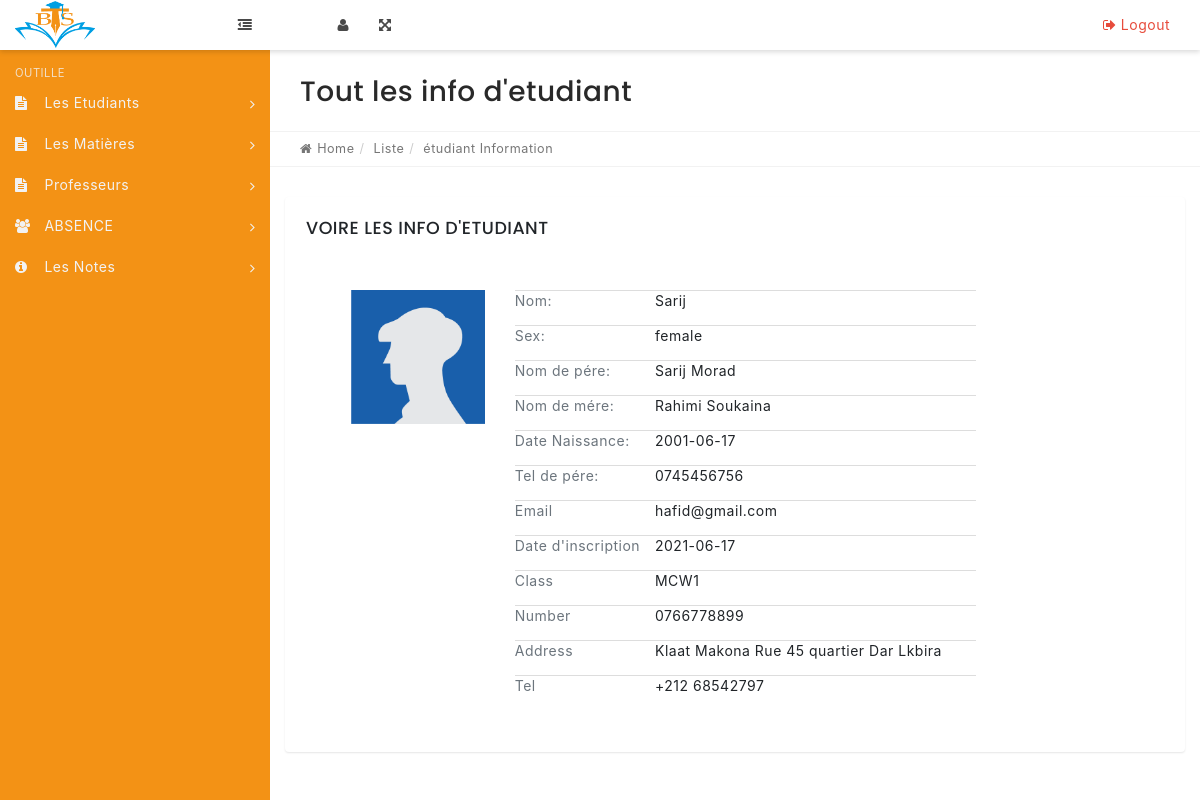
The app's page /administration/operationSurEtudiant.php?voire=6&f=MCW (signed in) with its own data.
### tables this page shows
CREATE TABLE `etudiants` (
  `id_etudinant` int(11) NOT NULL,
  `nom` varchar(100) NOT NULL,
  `prenom` varchar(100) NOT NULL,
  `email` varchar(100) NOT NULL,
  `Password` varchar(50) NOT NULL,
  `adress` varchar(255) NOT NULL,
  `tel` varchar(10) NOT NULL,
  `filiere_id` int(11) DEFAULT NULL,
  `parent_id` int(11) DEFAULT NULL,
  `date_naissance` date NOT NULL,
  `date_inscription` date DEFAULT current_timestamp(),
  `date_graduation` date DEFAULT NULL,
  `continuant` int(11) NOT NULL,
  `avatar` varchar(100) NOT NULL,
  `sex` varchar(10) NOT NULL
);

CREATE TABLE `parantes` (
  `parent_id` int(11) NOT NULL,
  `prere_nom` varchar(100) NOT NULL,
  `mere_nom` varchar(100) NOT NULL,
  `pere_tel` varchar(10) NOT NULL
);

CREATE TABLE `filieres` (
  `filiere_id` int(11) NOT NULL,
  `filiere_nom` varchar(100) NOT NULL,
  `description` varchar(80) NOT NULL,
  `filiere_session` int(11) NOT NULL
);

### administration/operationSurEtudiant.php (the view, shortened to what this page needs)
<?php
include('./../db_connect.php');
if (isset($_GET["delete"])) {
    @mysqli_query($connect, "DELETE FROM etudiants WHERE id_etudinant = {$_GET["delete"]}");
    header("Location: liste.php?s=0");
} elseif (isset($_GET["voire"])) {
?>
    <!DOCTYPE html>
    <html lang="en">
    <head>
        <link rel="stylesheet" href="../css/bootstrap.min.css" media="screen">
        <link rel="stylesheet" href="../css/font-awesome.min.css" media="screen">
        <link rel="stylesheet" href="../css/animate-css/animate.min.css" media="screen">
        <link rel="stylesheet" href="../css/lobipanel/lobipanel.min.css" media="screen">
        <link rel="stylesheet" href="../css/prism/prism.css" media="screen">
        <link rel="stylesheet" href="../css/select2/select2.min.css">
        <link rel="stylesheet" href="../css/main.css" media="screen">
        <link rel="stylesheet" href="../bs4/css/bootstrap.min.css">
    </head>
    <body class="top-navbar-fixed">
        <div class="main-wrapper">
            <?php include('./../includes/topbar.php'); ?>
            <div class="content-wrapper">
                <div class="content-container">
                    <?php include('./../includes/leftbar.php'); ?>
                    <div class="main-page">
                        <div class="container-fluid">
                            <div class="row page-title-div">
                                <div class="col-md-6">
                                    <h2 class="title">Tout les info d'etudiant</h2>
                                </div>
                            </div>
                            <div class="row breadcrumb-div">
                                <div class="col-md-6">
                                    <ul class="breadcrumb">
                                        <li><a href="dashboard.php"><i class="fa fa-home"></i>Home</a></li>
                                        <li><a href="liste.php?f=<?= $_GET['f'] ?>">Liste</a></li>
                                        <li class="active">étudiant Information</li>
                                    </ul>
                                </div>
                            </div>
                        </div>
                        <section class="section">
                            <div class="container-fluid">
                                <div class="row">
                                    <div class="col-md-12">
                                        <div class="panel">
                                            <div class="panel-heading">
                                                <div class="panel-title col-md-4">
                                                    <h5>VOIRE LES INFO D'ETUDIANT</h5>
                                                </div>
                                            </div>
                                            <div class="panel-body p-20">
                                                <div class="col-md-10 mt-3 informations bg-white py-2">
                                                    <div class="container">
                                                        <?php
                                                        $id = $_GET['voire'];
                                                        $sql = "SELECT * FROM etudiants e INNER JOIN filieres f  ON e.filiere_id = f.filiere_id  WHERE id_etudinant = '$id'";
                                                        $req = mysqli_query($connect, $sql);
                                                        $data = mysqli_fetch_object($req);
                                                        ?>
                                                        <div class="row" style="margin: auto; margin-top:26px">
                                                            <div class="student-picture col-3">
                                                                <img src="./../profile_images/<?= $data->avatar ? $data->avatar : "avatar.png" ?>?" alt="avatar" class="w-100">
                                                            </div>
                                                            <div class="student-infos col-9">
                                                                <table class="table-borderless table">
                                                                    <tbody>
                                                                        <tr>
                                                                            <td class="p-0">
                                                                                <p class="text-secondary">Nom:</p>
                                                                            </td>
                                                                            <td class="p-0">
                                                                                <p class="text-black"><?= $data->nom ?></p>
                                                                            </td>
                                                                        </tr>
                                                                        <tr>
                                                                            <td class="p-0">
                                                                                <p class="text-secondary">Sex:</p>
                                                                            </td>
                                                                            <td class="p-0">
                                                                                <p class="text-black">female</p>
                                                                            </td>
                                                                        </tr>
                                                                        <?php
                                                                        $parentSql = "SELECT * FROM parantes WHERE parent_id = '{$data->parent_id}'";
                                                                        $pqrentReq = mysqli_query($connect, $parentSql);
                                                                        $dt = mysqli_fetch_object($pqrentReq);
                                                                        ?>
                                                                        <tr>
                                                                            <td class="p-0">
                                                                                <p class="text-secondary">Nom de pére:</p>
                                                                            </td>
                                                                            <td class="p-0">
                                                                                <p class="text-black"><?= $dt->prere_nom ?></p>
                                                                            </td>
                                                                        </tr>
                                                                        <tr>
                                                                            <td class="p-0">
                                                                                <p class="text-secondary">Nom de mére:</p>
                                                                            </td>
                                                                            <td class="p-0">
                                                                                <p class="text-black"><?= $dt->mere_nom ?></p>
                                                                            </td>
                                                                        </tr>
                                                                        <tr>
                                                                            <td class="p-0">
                                                                                <p class="text-secondary">Date Naissance:</p>
                                                                            </td>
                                                                            <td class="p-0">
                                                                                <p class="text-black"><?= $data->date_naissance ?></p>
                                                                            </td>
                                                                        </tr>
                                                                        <tr>
                                                                            <td class="p-0">
                                                                                <p class="text-secondary">Tel de pére:</p>
                                                                            </td>
                                                                            <td class="p-0">
                                                                                <p class="text-black"><?= $dt->pere_tel ?></p>
                                                                            </td>
                                                                        </tr>
                                                                        <tr>
                                                                            <td class="p-0">
                                                                                <p class="text-secondary">Email</p>
                                                                            </td>
                                                                            <td class="p-0">
                                                                                <p class="text-black"><?= $data->email ?></p>
                                                                            </td>
                                                                        </tr>
                                                                        <tr>
                                                                            <td class="p-0">
                                                                                <p class="text-secondary">Date d'inscription</p>
                                                                            </td>
                                                                            <td class="p-0">
                                                                                <p class="text-black"><?= $data->date_inscription ?></p>
                                                                            </td>
                                                                        </tr>
                                                                        <tr>
                                                                            <td class="p-0">
                                                                                <p class="text-secondary">Class</p>
                                                                            </td>
                                                                            <td class="p-0">
                                                                                <p class="text-black"><?= $data->filiere_nom . '' . $data->filiere_session ?></p>
                                                                            </td>
                                                                        </tr>
                                                                        <tr>
                                                                            <td class="p-0">
                                                                                <p class="text-secondary">Number</p>
                                                                            </td>
                                                                            <td class="p-0">
                                                                                <p class="text-black"><?= $data->tel ?></p>
                                                                            </td>
                                                                        </tr>
                                                                        <tr>
                                                                            <td class="p-0">
                                                                                <p class="text-secondary">Address</p>
                                                                            </td>
                                                                            <td class="p-0">
                                                                                <p class="text-black"><?= $data->adress ?></p>
                                                                            </td>
                                                                        </tr>
                                                                        <tr>
                                                                            <td class="p-0">
                                                                                <p class="text-secondary">Tel</p>
                                                                            </td>
                                                                            <td class="p-0">
                                                                                <p class="text-black">+212 68542797</p>
                                                                            </td>
                                                                        </tr>
                                                                    </tbody>
                                                                </table>
                                                            </div>
                                                        </div>
                                                    </div>
                                                </div>
                                            </div>
                                        </div>
                                    </div>
                                </div>
                        </section>
                    </div>
                </div>
            </div>
        </div>
    </body>
    </html>
<?php
} elseif (isset($_GET["add"])) {
} else
    header("Location: liste.php");

### records on screen
etudiants: nom "Sarij", date_naissance "2001-06-17", email "hafid@gmail.com", date_inscription "2021-06-17", filiere.filiere_nom "MCW", filiere.filiere_session "1", tel "0766778899", adress "Klaat Makona Rue 45 quartier Dar Lkbira"
parantes: prere_nom "Sarij Morad", mere_nom "Rahimi Soukaina", pere_tel "0745456756"
